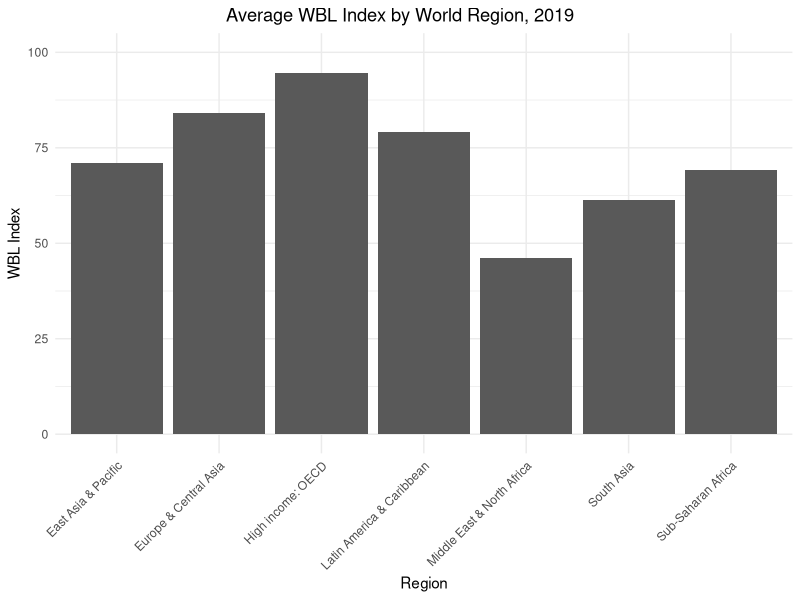
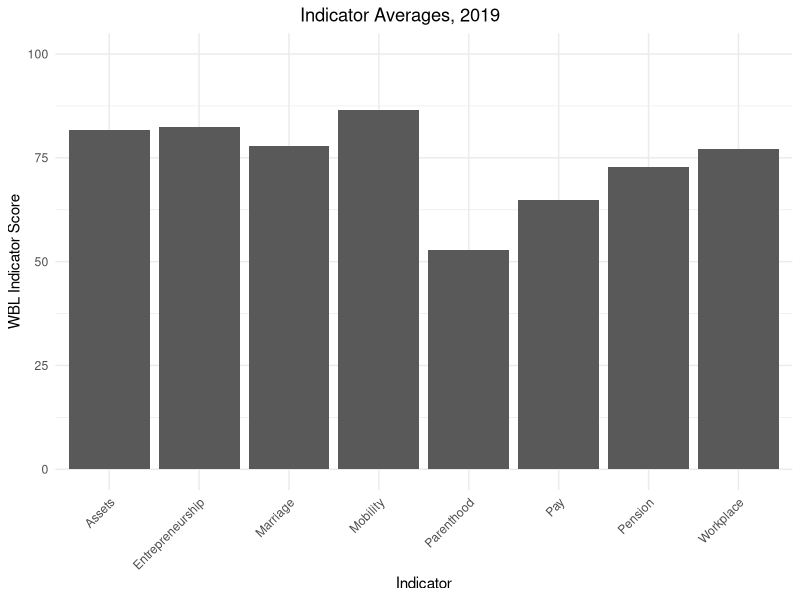
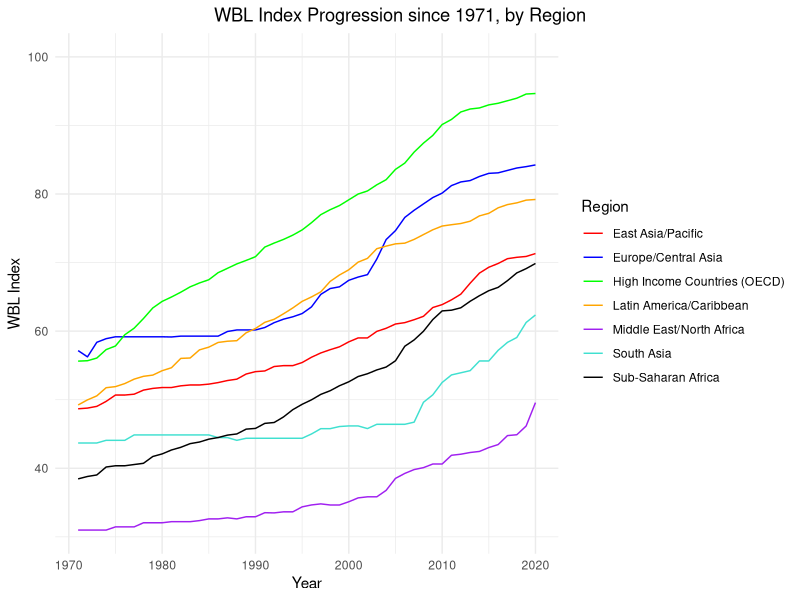

Source code (R) for these figures, in order:
#### Preamble ####
# Purpose: Rough code-sketches of replications, etc.
# Author: Luca Carnegie
# Date: February 18 2024
# Contact: luca.carnegie@mail.utoronto.ca


#### Workspace setup ####
library(tidyverse)
library(readr)

wb_data <- read_csv("outputs/data/wb_data_clean.csv")


## Replication of Figure 1A: Avg. WBL Index in 2019


# average out the index across regions
region_avg_index <- wb_data |> group_by(Region) |> filter(`WBL Report Year` == 2019) |>
                    summarise(avg_index = mean(`WBL_index`, na.rm = TRUE), .groups = "drop")


# Plot in ggplot2

  ggplot(data = region_avg_index, mapping = aes(x = Region, y = avg_index)) +
  geom_col() +
  labs(title="Average WBL Index by World Region, 2019", x="Region", y="WBL Index") +
  theme_minimal() +
  ylim (NA, 100) +
  theme(plot.title.position = "plot",
        plot.title = element_text(hjust = 0.5), 
        axis.text.x = element_text (angle = 45, vjust = 1, hjust=1))
  
## Replication of Figure 1B: Indicator variables averages 2019

# isolate indicators 
average_indicator <- wb_data |> 
                        rename(
                          Mobility = GR1_mobility, 
                          Workplace = GR2_workplace, 
                          Pay = GR3_pay, 
                          Marriage = GR4_marriage, 
                          Parenthood = GR5_parenthood, 
                          Entrepreneurship = GR6_entrep, 
                          Assets = GR7_assets, 
                          Pension = GR8_pension
                        ) |>
                        filter(`WBL Report Year` == 2019) |>
                        select(Mobility, 
                               Workplace, 
                               Pay, 
                               Marriage, 
                               Parenthood, 
                               Entrepreneurship, 
                               Assets, 
                               Pension
                               )

#average them out
avg_values <- colMeans(average_indicator)

#put them in a table 
new_table <- data.frame(Column_Names = names(avg_values), Average_Values = avg_values)



# Plot in ggplot2

  ggplot(data = new_table, mapping = aes(x = Column_Names, y = Average_Values)) +
  geom_col() +
  labs(title="Indicator Averages, 2019", x="Indicator", y="WBL Indicator Score") +
  theme_minimal() +
  ylim (NA, 100) +
  theme(plot.title.position = "plot",
        plot.title = element_text(hjust = 0.5), 
        axis.text.x = element_text (angle = 45, vjust = 1, hjust=1))
  
  
## Replication of Figure 2:  Charting the Progress of Legal Gender Equality over Time
  

#construct tibble of yearly averages of regions.   
regional_avgs_byyear <- wb_data |> select(
                            `WBL Report Year`, 
                            Region, 
                            WBL_index
                        ) |> group_by(Region, `WBL Report Year`) |> 
                             summarise(avg_index = mean(`WBL_index`, na.rm = TRUE), .groups = "drop")

# Sling it into ggplot

regional_avgs_byyear |> 
  ggplot(aes(x=`WBL Report Year`, y=avg_index, group=Region, color=Region)) +
  geom_line() +
  labs(title="WBL Index Progression since 1971, by Region", x="Year", y="WBL Index") +
  scale_color_manual(values=c("red", "blue", "green", "orange", "purple", "turquoise", "black"), labels=c("East Asia/Pacific","Europe/Central Asia", "High Income Countries (OECD)", "Latin America/Caribbean", "Middle East/North Africa", "South Asia", "Sub-Saharan Africa")) +
  theme_minimal() +
  ylim (NA, 100) + 
  theme(plot.title.position = "plot",
        plot.title = element_text(hjust = 0.5))

                                            
  



  
  




